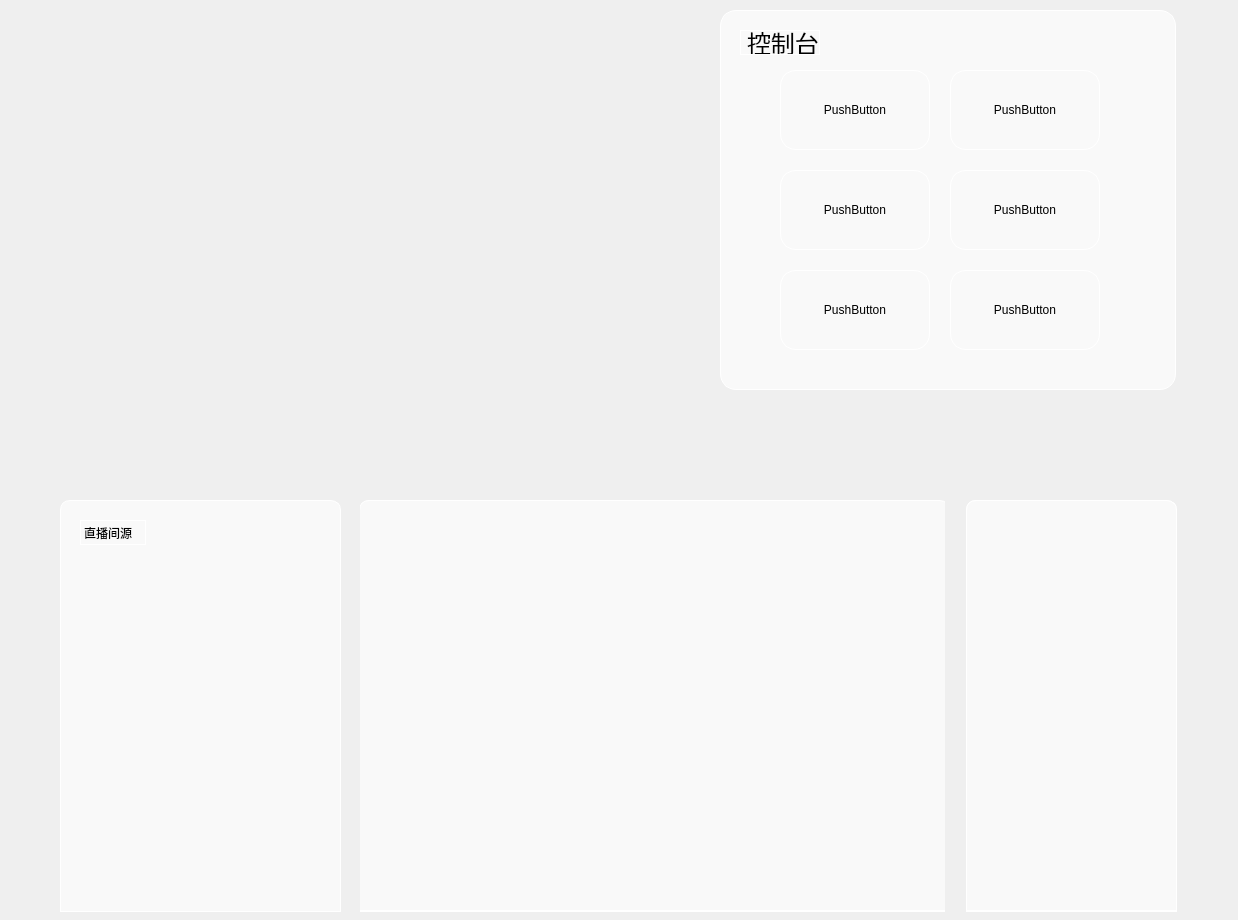
<?xml version="1.0" encoding="UTF-8"?>
<ui version="4.0">
 <class>GBSBizLiveBridger</class>
 <widget class="QWidget" name="GBSBizLiveBridger">
  <property name="geometry">
   <rect>
    <x>0</x>
    <y>0</y>
    <width>1238</width>
    <height>920</height>
   </rect>
  </property>
  <property name="windowTitle">
   <string>Form</string>
  </property>
  <widget class="QLabel" name="lblPreview">
   <property name="geometry">
    <rect>
     <x>60</x>
     <y>10</y>
     <width>637</width>
     <height>468</height>
    </rect>
   </property>
   <property name="styleSheet">
    <string notr="true">      background: qlineargradient(spread:pad, x1:0, y1:1, x2:0, y2:0, 
           stop:0 #000000, stop:0.525 #434343, stop:1 #000000); 
     border-radius: 20px;
 </string>
   </property>
   <property name="text">
    <string/>
   </property>
  </widget>
  <widget class="QFrame" name="frmConsole">
   <property name="geometry">
    <rect>
     <x>720</x>
     <y>10</y>
     <width>456</width>
     <height>380</height>
    </rect>
   </property>
   <property name="styleSheet">
    <string notr="true">background-color:#F9F9F9;
border: 1px solid  #FFFFFF;
border-radius: 16px;
</string>
   </property>
   <property name="frameShape">
    <enum>QFrame::Shape::StyledPanel</enum>
   </property>
   <property name="frameShadow">
    <enum>QFrame::Shadow::Raised</enum>
   </property>
   <widget class="QLabel" name="lblLiveSource_2">
    <property name="geometry">
     <rect>
      <x>20</x>
      <y>20</y>
      <width>80</width>
      <height>25</height>
     </rect>
    </property>
    <property name="styleSheet">
     <string notr="true">background-color:#F9F9F9;
border: 1px solid  #FFFFFF;
border-radius: 16px;
font-size: 24px;
</string>
    </property>
    <property name="text">
     <string>控制台</string>
    </property>
   </widget>
   <widget class="QPushButton" name="pushButton">
    <property name="geometry">
     <rect>
      <x>60</x>
      <y>60</y>
      <width>150</width>
      <height>80</height>
     </rect>
    </property>
    <property name="text">
     <string>PushButton</string>
    </property>
   </widget>
   <widget class="QPushButton" name="pushButton_2">
    <property name="geometry">
     <rect>
      <x>230</x>
      <y>60</y>
      <width>150</width>
      <height>80</height>
     </rect>
    </property>
    <property name="text">
     <string>PushButton</string>
    </property>
   </widget>
   <widget class="QPushButton" name="pushButton_3">
    <property name="geometry">
     <rect>
      <x>60</x>
      <y>160</y>
      <width>150</width>
      <height>80</height>
     </rect>
    </property>
    <property name="text">
     <string>PushButton</string>
    </property>
   </widget>
   <widget class="QPushButton" name="pushButton_4">
    <property name="geometry">
     <rect>
      <x>230</x>
      <y>160</y>
      <width>150</width>
      <height>80</height>
     </rect>
    </property>
    <property name="text">
     <string>PushButton</string>
    </property>
   </widget>
   <widget class="QPushButton" name="pushButton_5">
    <property name="geometry">
     <rect>
      <x>60</x>
      <y>260</y>
      <width>150</width>
      <height>80</height>
     </rect>
    </property>
    <property name="text">
     <string>PushButton</string>
    </property>
   </widget>
   <widget class="QPushButton" name="pushButton_6">
    <property name="geometry">
     <rect>
      <x>230</x>
      <y>260</y>
      <width>150</width>
      <height>80</height>
     </rect>
    </property>
    <property name="text">
     <string>PushButton</string>
    </property>
   </widget>
  </widget>
  <widget class="QFrame" name="frmLiveSource">
   <property name="geometry">
    <rect>
     <x>60</x>
     <y>500</y>
     <width>281</width>
     <height>412</height>
    </rect>
   </property>
   <property name="styleSheet">
    <string notr="true">background-color:#F9F9F9;
border: 1px solid  #FFFFFF;
border-radius: 16px;
border-top-left-radius: 10px;
border-top-right-radius: 10px;
border-bottom-left-radius: 0px;
border-bottom-right-radius: 0px;</string>
   </property>
   <property name="frameShape">
    <enum>QFrame::Shape::StyledPanel</enum>
   </property>
   <property name="frameShadow">
    <enum>QFrame::Shadow::Raised</enum>
   </property>
   <widget class="QLabel" name="lblLiveSource">
    <property name="geometry">
     <rect>
      <x>20</x>
      <y>20</y>
      <width>66</width>
      <height>25</height>
     </rect>
    </property>
    <property name="styleSheet">
     <string notr="true">background-color:#F9F9F9;
border: 1px solid  #FFFFFF;
border-radius: 16px;
</string>
    </property>
    <property name="text">
     <string>直播间源</string>
    </property>
   </widget>
  </widget>
  <widget class="QFrame" name="frmLocalSource">
   <property name="geometry">
    <rect>
     <x>360</x>
     <y>500</y>
     <width>585</width>
     <height>412</height>
    </rect>
   </property>
   <property name="styleSheet">
    <string notr="true">background-color:#F9F9F9;
border: 1px solid  #FFFFFF;
border-radius: 16px;
border-top-left-radius: 10px;
border-top-right-radius: 10px;
border-bottom-left-radius: 0px;
border-bottom-right-radius: 0px;</string>
   </property>
   <property name="frameShape">
    <enum>QFrame::Shape::StyledPanel</enum>
   </property>
   <property name="frameShadow">
    <enum>QFrame::Shadow::Raised</enum>
   </property>
   <widget class="QWidget" name="horizontalLayoutWidget">
    <property name="geometry">
     <rect>
      <x>-1</x>
      <y>0</y>
      <width>591</width>
      <height>411</height>
     </rect>
    </property>
    <layout class="QHBoxLayout" name="horiLocalSourceLayout"/>
   </widget>
  </widget>
  <widget class="QFrame" name="frmAudioPannel">
   <property name="geometry">
    <rect>
     <x>966</x>
     <y>500</y>
     <width>211</width>
     <height>412</height>
    </rect>
   </property>
   <property name="styleSheet">
    <string notr="true">background-color:#F9F9F9;
border: 1px solid  #FFFFFF;
border-radius: 16px;
border-top-left-radius: 10px;
border-top-right-radius: 10px;
border-bottom-left-radius: 0px;
border-bottom-right-radius: 0px;</string>
   </property>
   <property name="frameShape">
    <enum>QFrame::Shape::StyledPanel</enum>
   </property>
   <property name="frameShadow">
    <enum>QFrame::Shadow::Raised</enum>
   </property>
   <widget class="QWidget" name="verticalLayoutWidget">
    <property name="geometry">
     <rect>
      <x>0</x>
      <y>0</y>
      <width>211</width>
      <height>411</height>
     </rect>
    </property>
    <layout class="QVBoxLayout" name="vertAudioLayout"/>
   </widget>
  </widget>
 </widget>
 <resources/>
 <connections/>
</ui>
